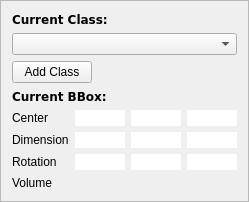
       <widget class="QFrame" name="frame">
        <property name="sizePolicy">
         <sizepolicy hsizetype="Preferred" vsizetype="Minimum">
          <horstretch>0</horstretch>
          <verstretch>0</verstretch>
         </sizepolicy>
        </property>
        <property name="minimumSize">
         <size>
          <width>230</width>
          <height>0</height>
         </size>
        </property>
        <property name="frameShape">
         <enum>QFrame::StyledPanel</enum>
        </property>
        <property name="frameShadow">
         <enum>QFrame::Sunken</enum>
        </property>
        <layout class="QVBoxLayout" name="verticalLayout_4">
         <item>
          <widget class="QLabel" name="current_label_title">
           <property name="sizePolicy">
            <sizepolicy hsizetype="Preferred" vsizetype="Maximum">
             <horstretch>0</horstretch>
             <verstretch>0</verstretch>
            </sizepolicy>
           </property>
           <property name="font">
            <font>
             <family>DejaVu Sans,Arial</family>
             <weight>75</weight>
             <bold>true</bold>
            </font>
           </property>
           <property name="text">
            <string>Current Class:</string>
           </property>
          </widget>
         </item>
          <item>
              <widget class="QComboBox" name="current_class_dropdown">
                  <property name="sizePolicy">
                      <sizepolicy hsizetype="Minimum" vsizetype="Fixed">
                          <horstretch>0</horstretch>
                          <verstretch>0</verstretch>
                      </sizepolicy>
                  </property>
              </widget>
          </item>

          <item>
            <widget class="QPushButton" name="add_class_button">
              <property name="text">
                <string>Add Class</string>
              </property>
              <property name="sizePolicy">
                <sizepolicy hsizetype="Fixed" vsizetype="Fixed">
                  <horstretch>0</horstretch>
                  <verstretch>0</verstretch>
                </sizepolicy>
              </property>
            </widget>
          </item>


         <item>
          <widget class="QLabel" name="current_bbox_title">
           <property name="sizePolicy">
            <sizepolicy hsizetype="Preferred" vsizetype="Maximum">
             <horstretch>0</horstretch>
             <verstretch>0</verstretch>
            </sizepolicy>
           </property>
           <property name="font">
            <font>
             <family>DejaVu Sans,Arial</family>
             <weight>75</weight>
             <bold>true</bold>
            </font>
           </property>
           <property name="text">
            <string>Current BBox:</string>
           </property>
          </widget>
         </item>
         <item>
          <layout class="QGridLayout" name="bbox_parameter_grid" rowminimumheight="0,0,0,0" columnminimumwidth="0,0,0,0">
           <property name="sizeConstraint">
            <enum>QLayout::SetDefaultConstraint</enum>
           </property>
           <property name="topMargin">
            <number>0</number>
           </property>
           <property name="verticalSpacing">
            <number>6</number>
           </property>
           <item row="2" column="1">
            <widget class="QLineEdit" name="edit_rot_x">
             <property name="sizePolicy">
              <sizepolicy hsizetype="Fixed" vsizetype="Fixed">
               <horstretch>0</horstretch>
               <verstretch>0</verstretch>
              </sizepolicy>
             </property>
             <property name="maximumSize">
              <size>
               <width>50</width>
               <height>25</height>
              </size>
             </property>
             <property name="sizeIncrement">
              <size>
               <width>0</width>
               <height>0</height>
              </size>
             </property>
             <property name="baseSize">
              <size>
               <width>0</width>
               <height>0</height>
              </size>
             </property>
             <property name="styleSheet">
              <string notr="true">color: #696969;</string>
             </property>
             <property name="frame">
              <bool>false</bool>
             </property>
             <property name="alignment">
              <set>Qt::AlignRight|Qt::AlignTrailing|Qt::AlignVCenter</set>
             </property>
             <property name="dragEnabled">
              <bool>false</bool>
             </property>
             <property name="readOnly">
              <bool>false</bool>
             </property>
             <property name="clearButtonEnabled">
              <bool>false</bool>
             </property>
            </widget>
           </item>
           <item row="1" column="2">
            <widget class="QLineEdit" name="edit_width">
             <property name="sizePolicy">
              <sizepolicy hsizetype="Fixed" vsizetype="Fixed">
               <horstretch>0</horstretch>
               <verstretch>0</verstretch>
              </sizepolicy>
             </property>
             <property name="maximumSize">
              <size>
               <width>50</width>
               <height>25</height>
              </size>
             </property>
             <property name="sizeIncrement">
              <size>
               <width>0</width>
               <height>0</height>
              </size>
             </property>
             <property name="baseSize">
              <size>
               <width>0</width>
               <height>0</height>
              </size>
             </property>
             <property name="styleSheet">
              <string notr="true">color: #696969;</string>
             </property>
             <property name="frame">
              <bool>false</bool>
             </property>
             <property name="alignment">
              <set>Qt::AlignRight|Qt::AlignTrailing|Qt::AlignVCenter</set>
             </property>
             <property name="dragEnabled">
              <bool>false</bool>
             </property>
            </widget>
           </item>
           <item row="2" column="3">
            <widget class="QLineEdit" name="edit_rot_z">
             <property name="sizePolicy">
              <sizepolicy hsizetype="Fixed" vsizetype="Fixed">
               <horstretch>0</horstretch>
               <verstretch>0</verstretch>
              </sizepolicy>
             </property>
             <property name="maximumSize">
              <size>
               <width>50</width>
               <height>25</height>
              </size>
             </property>
             <property name="sizeIncrement">
              <size>
               <width>0</width>
               <height>0</height>
              </size>
             </property>
             <property name="baseSize">
              <size>
               <width>0</width>
               <height>0</height>
              </size>
             </property>
             <property name="styleSheet">
              <string notr="true">color: #696969;</string>
             </property>
             <property name="frame">
              <bool>false</bool>
             </property>
             <property name="alignment">
              <set>Qt::AlignRight|Qt::AlignTrailing|Qt::AlignVCenter</set>
             </property>
             <property name="dragEnabled">
              <bool>false</bool>
             </property>
            </widget>
           </item>
           <item row="0" column="0">
            <widget class="QLabel" name="center_label">
             <property name="sizePolicy">
              <sizepolicy hsizetype="Maximum" vsizetype="Preferred">
               <horstretch>0</horstretch>
               <verstretch>0</verstretch>
              </sizepolicy>
             </property>
             <property name="text">
              <string>Center</string>
             </property>
            </widget>
           </item>
           <item row="2" column="0">
            <widget class="QLabel" name="rotations_label">
             <property name="sizePolicy">
              <sizepolicy hsizetype="Maximum" vsizetype="Preferred">
               <horstretch>0</horstretch>
               <verstretch>0</verstretch>
              </sizepolicy>
             </property>
             <property name="text">
              <string>Rotation</string>
             </property>
            </widget>
           </item>
           <item row="2" column="2">
            <widget class="QLineEdit" name="edit_rot_y">
             <property name="sizePolicy">
              <sizepolicy hsizetype="Fixed" vsizetype="Fixed">
               <horstretch>0</horstretch>
               <verstretch>0</verstretch>
              </sizepolicy>
             </property>
             <property name="maximumSize">
              <size>
               <width>50</width>
               <height>25</height>
              </size>
             </property>
             <property name="sizeIncrement">
              <size>
               <width>0</width>
               <height>0</height>
              </size>
             </property>
             <property name="baseSize">
              <size>
               <width>0</width>
               <height>0</height>
              </size>
             </property>
             <property name="styleSheet">
              <string notr="true">color: #696969;</string>
             </property>
             <property name="frame">
              <bool>false</bool>
             </property>
             <property name="alignment">
              <set>Qt::AlignRight|Qt::AlignTrailing|Qt::AlignVCenter</set>
             </property>
             <property name="dragEnabled">
              <bool>false</bool>
             </property>
             <property name="readOnly">
              <bool>false</bool>
             </property>
            </widget>
           </item>
           <item row="1" column="3">
            <widget class="QLineEdit" name="edit_height">
             <property name="sizePolicy">
              <sizepolicy hsizetype="Fixed" vsizetype="Fixed">
               <horstretch>0</horstretch>
               <verstretch>0</verstretch>
              </sizepolicy>
             </property>
             <property name="maximumSize">
              <size>
               <width>50</width>
               <height>25</height>
              </size>
             </property>
             <property name="sizeIncrement">
              <size>
               <width>0</width>
               <height>0</height>
              </size>
             </property>
             <property name="baseSize">
              <size>
               <width>0</width>
               <height>0</height>
              </size>
             </property>
             <property name="styleSheet">
              <string notr="true">color: #696969;</string>
             </property>
             <property name="frame">
              <bool>false</bool>
             </property>
             <property name="alignment">
              <set>Qt::AlignRight|Qt::AlignTrailing|Qt::AlignVCenter</set>
             </property>
             <property name="dragEnabled">
              <bool>false</bool>
             </property>
            </widget>
           </item>
           <item row="1" column="1">
            <widget class="QLineEdit" name="edit_length">
             <property name="sizePolicy">
              <sizepolicy hsizetype="Fixed" vsizetype="Fixed">
               <horstretch>0</horstretch>
               <verstretch>0</verstretch>
              </sizepolicy>
             </property>
             <property name="maximumSize">
              <size>
               <width>50</width>
               <height>25</height>
              </size>
             </property>
             <property name="sizeIncrement">
              <size>
               <width>0</width>
               <height>0</height>
              </size>
             </property>
             <property name="baseSize">
              <size>
               <width>0</width>
               <height>0</height>
              </size>
             </property>
             <property name="styleSheet">
              <string notr="true">color: #696969;</string>
             </property>
             <property name="frame">
              <bool>false</bool>
             </property>
             <property name="alignment">
              <set>Qt::AlignRight|Qt::AlignTrailing|Qt::AlignVCenter</set>
             </property>
             <property name="dragEnabled">
              <bool>false</bool>
             </property>
            </widget>
           </item>
           <item row="0" column="3">
            <widget class="QLineEdit" name="edit_pos_z">
             <property name="sizePolicy">
              <sizepolicy hsizetype="Fixed" vsizetype="Fixed">
               <horstretch>0</horstretch>
               <verstretch>0</verstretch>
              </sizepolicy>
             </property>
             <property name="maximumSize">
              <size>
               <width>50</width>
               <height>25</height>
              </size>
             </property>
             <property name="sizeIncrement">
              <size>
               <width>0</width>
               <height>0</height>
              </size>
             </property>
             <property name="baseSize">
              <size>
               <width>0</width>
               <height>0</height>
              </size>
             </property>
             <property name="styleSheet">
              <string notr="true">color: #696969;</string>
             </property>
             <property name="frame">
              <bool>false</bool>
             </property>
             <property name="alignment">
              <set>Qt::AlignRight|Qt::AlignTrailing|Qt::AlignVCenter</set>
             </property>
             <property name="dragEnabled">
              <bool>false</bool>
             </property>
            </widget>
           </item>
           <item row="1" column="0">
            <widget class="QLabel" name="dimensions_label">
             <property name="sizePolicy">
              <sizepolicy hsizetype="Maximum" vsizetype="Preferred">
               <horstretch>0</horstretch>
               <verstretch>0</verstretch>
              </sizepolicy>
             </property>
             <property name="text">
              <string>Dimension</string>
             </property>
            </widget>
           </item>
           <item row="0" column="2">
            <widget class="QLineEdit" name="edit_pos_y">
             <property name="sizePolicy">
              <sizepolicy hsizetype="Fixed" vsizetype="Fixed">
               <horstretch>0</horstretch>
               <verstretch>0</verstretch>
              </sizepolicy>
             </property>
             <property name="maximumSize">
              <size>
               <width>50</width>
               <height>25</height>
              </size>
             </property>
             <property name="sizeIncrement">
              <size>
               <width>0</width>
               <height>0</height>
              </size>
             </property>
             <property name="baseSize">
              <size>
               <width>0</width>
               <height>0</height>
              </size>
             </property>
             <property name="styleSheet">
              <string notr="true">color: #696969;</string>
             </property>
             <property name="frame">
              <bool>false</bool>
             </property>
             <property name="alignment">
              <set>Qt::AlignRight|Qt::AlignTrailing|Qt::AlignVCenter</set>
             </property>
             <property name="dragEnabled">
              <bool>false</bool>
             </property>
            </widget>
           </item>
           <item row="0" column="1">
            <widget class="QLineEdit" name="edit_pos_x">
             <property name="sizePolicy">
              <sizepolicy hsizetype="Fixed" vsizetype="Fixed">
               <horstretch>0</horstretch>
               <verstretch>0</verstretch>
              </sizepolicy>
             </property>
             <property name="maximumSize">
              <size>
               <width>50</width>
               <height>25</height>
              </size>
             </property>
             <property name="sizeIncrement">
              <size>
               <width>0</width>
               <height>0</height>
              </size>
             </property>
             <property name="baseSize">
              <size>
               <width>0</width>
               <height>0</height>
              </size>
             </property>
             <property name="styleSheet">
              <string notr="true">color: #696969;</string>
             </property>
             <property name="frame">
              <bool>false</bool>
             </property>
             <property name="alignment">
              <set>Qt::AlignRight|Qt::AlignTrailing|Qt::AlignVCenter</set>
             </property>
             <property name="dragEnabled">
              <bool>false</bool>
             </property>
            </widget>
           </item>
           <item row="3" column="0">
            <widget class="QLabel" name="label_volume">
             <property name="text">
              <string>Volume</string>
             </property>
            </widget>
           </item>
           <item row="3" column="1">
            <widget class="QLabel" name="volume_value_label">
             <property name="sizePolicy">
              <sizepolicy hsizetype="Fixed" vsizetype="Fixed">
               <horstretch>0</horstretch>
               <verstretch>0</verstretch>
              </sizepolicy>
             </property>
             <property name="maximumSize">
              <size>
               <width>50</width>
               <height>25</height>
              </size>
             </property>
             <property name="styleSheet">
              <string notr="true">color: #696969; margin-right: 3px;</string>
             </property>
             <property name="text">
              <string/>
             </property>
             <property name="alignment">
              <set>Qt::AlignRight|Qt::AlignTrailing|Qt::AlignVCenter</set>
             </property>
             <property name="indent">
              <number>0</number>
             </property>
            </widget>
           </item>
          </layout>
         </item>
        </layout>
       </widget>
